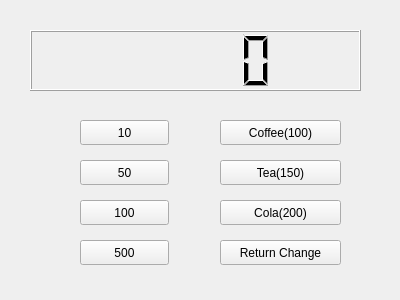
<?xml version="1.0" encoding="UTF-8"?>
<ui version="4.0">
 <class>Widget</class>
 <widget class="QWidget" name="Widget">
  <property name="geometry">
   <rect>
    <x>0</x>
    <y>0</y>
    <width>400</width>
    <height>300</height>
   </rect>
  </property>
  <property name="windowTitle">
   <string>Widget</string>
  </property>
  <widget class="QLCDNumber" name="lcdNumber">
   <property name="geometry">
    <rect>
     <x>30</x>
     <y>30</y>
     <width>331</width>
     <height>61</height>
    </rect>
   </property>
  </widget>
  <widget class="QPushButton" name="pb10">
   <property name="geometry">
    <rect>
     <x>80</x>
     <y>120</y>
     <width>89</width>
     <height>25</height>
    </rect>
   </property>
   <property name="text">
    <string>10</string>
   </property>
  </widget>
  <widget class="QPushButton" name="pb100">
   <property name="geometry">
    <rect>
     <x>80</x>
     <y>200</y>
     <width>89</width>
     <height>25</height>
    </rect>
   </property>
   <property name="text">
    <string>100</string>
   </property>
  </widget>
  <widget class="QPushButton" name="pb50">
   <property name="geometry">
    <rect>
     <x>80</x>
     <y>160</y>
     <width>89</width>
     <height>25</height>
    </rect>
   </property>
   <property name="text">
    <string>50</string>
   </property>
  </widget>
  <widget class="QPushButton" name="pb500">
   <property name="geometry">
    <rect>
     <x>80</x>
     <y>240</y>
     <width>89</width>
     <height>25</height>
    </rect>
   </property>
   <property name="text">
    <string>500</string>
   </property>
  </widget>
  <widget class="QPushButton" name="pbCoffee">
   <property name="geometry">
    <rect>
     <x>220</x>
     <y>120</y>
     <width>121</width>
     <height>25</height>
    </rect>
   </property>
   <property name="text">
    <string>Coffee(100)</string>
   </property>
  </widget>
  <widget class="QPushButton" name="pbTea">
   <property name="geometry">
    <rect>
     <x>220</x>
     <y>160</y>
     <width>121</width>
     <height>25</height>
    </rect>
   </property>
   <property name="text">
    <string>Tea(150)</string>
   </property>
  </widget>
  <widget class="QPushButton" name="pbCola">
   <property name="geometry">
    <rect>
     <x>220</x>
     <y>200</y>
     <width>121</width>
     <height>25</height>
    </rect>
   </property>
   <property name="text">
    <string>Cola(200)</string>
   </property>
  </widget>
  <widget class="QPushButton" name="ReturnChange">
   <property name="geometry">
    <rect>
     <x>220</x>
     <y>240</y>
     <width>121</width>
     <height>25</height>
    </rect>
   </property>
   <property name="text">
    <string>Return Change</string>
   </property>
  </widget>
 </widget>
 <layoutdefault spacing="6" margin="11"/>
 <resources/>
 <connections/>
</ui>
